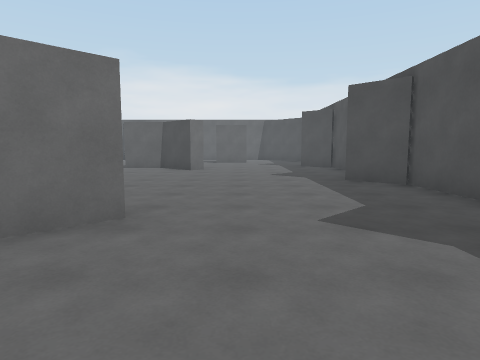
View 1 (above)

19 first-person views from a walk through a 3-D level made in the Unity game engine. The camera is 1.4 m above the floor, tilts 6° down and sees 75° across. The floor is counted in squares, 2 m on a side. Each view is taken from the middle of a square. On the plan, view 1 faces up. The plan holds only what a view shows up to about 10 squares ahead; the rest is blank. The place goes on beyond the plan.

View 2
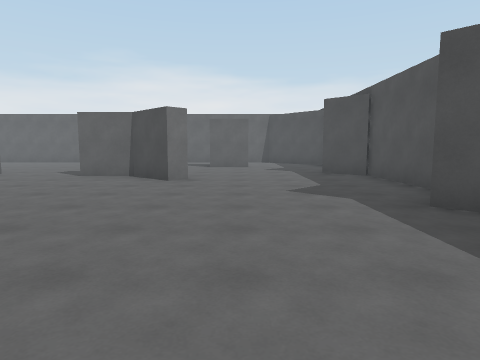

View 3
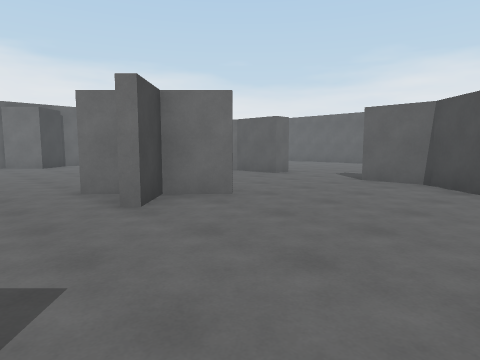

View 4
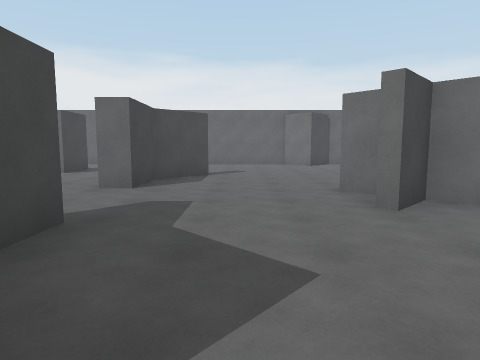

View 5
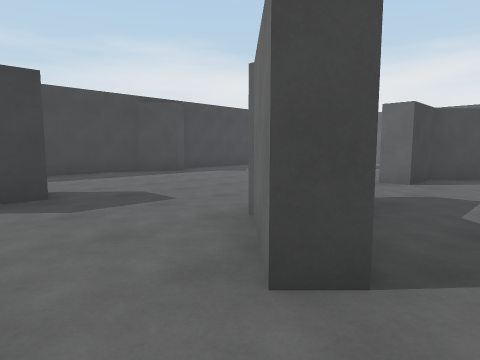

View 6
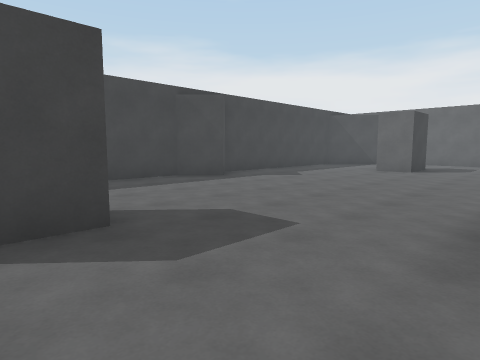

View 7
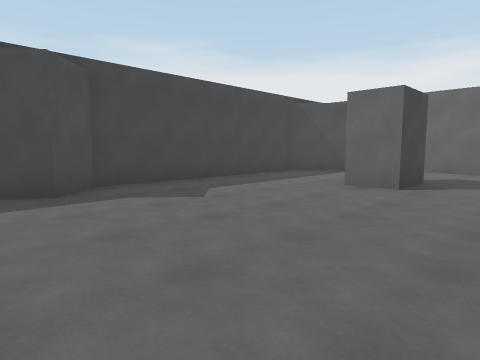

View 8
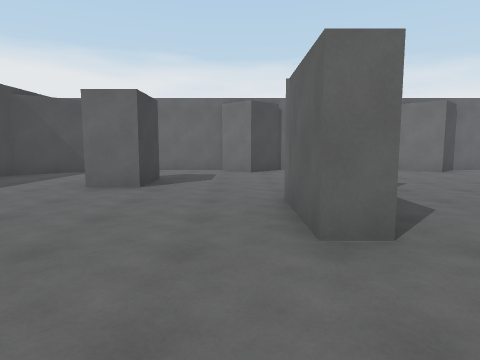

View 9
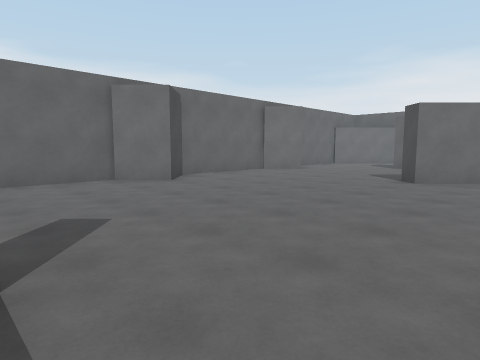

View 10
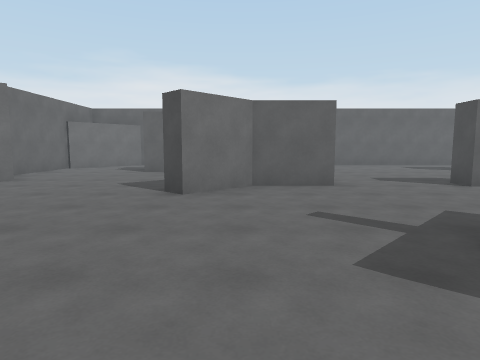

View 11
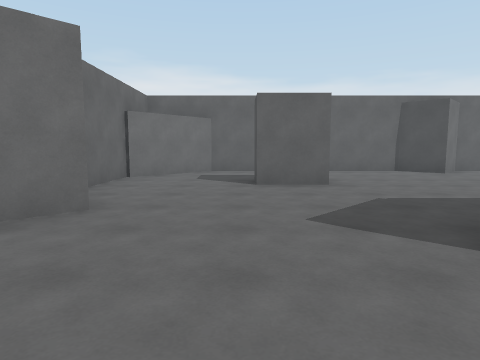

View 12
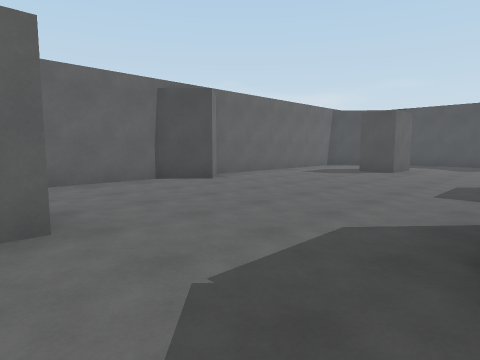

View 13
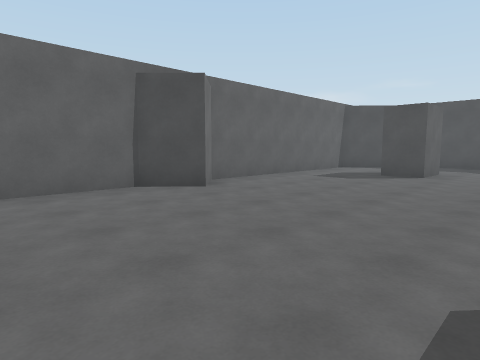

View 14
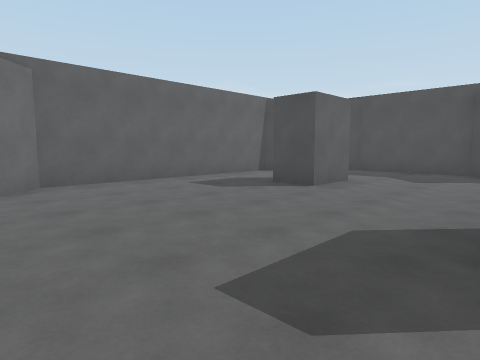

View 15
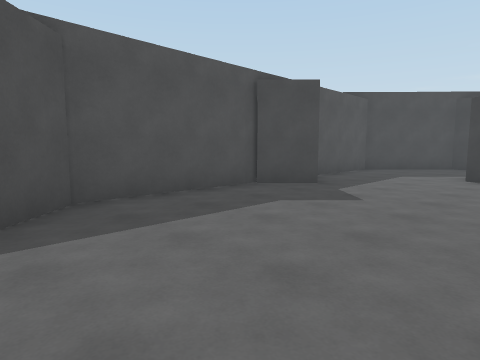

View 16
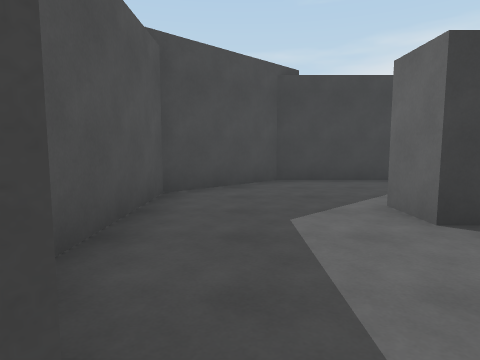

View 17
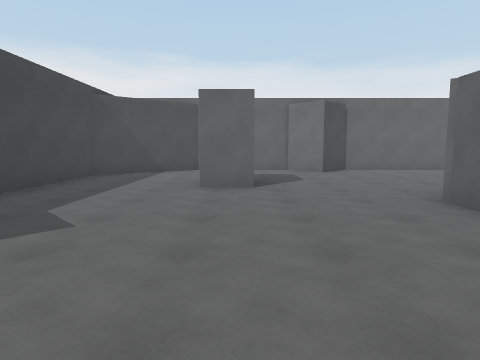

View 18
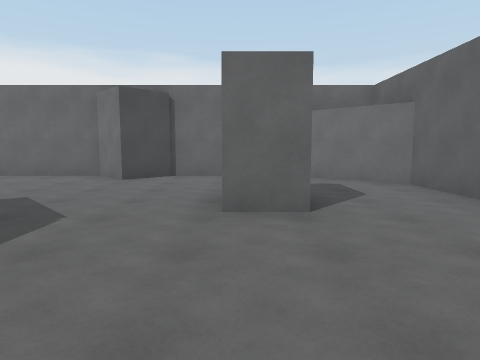

View 19
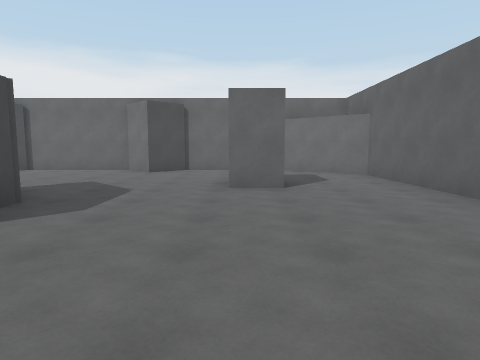

### Floor plan
Points are (right, up) in squares from view 1. A wall is a line through its corners. A room is listed if a view was taken in it or the views show most of it. See-through windows are left out.
Room 1 (views 1, 2, 3, 4, 5, 6, 7, 8, 9, 10, 11, 12, 13, 14, 15, 16, 17, 18, 19)
walls: (-4.4, 7.2) (-5.1, 6.5) (-4.4, 5.7); (-5.5, 6.1) (-6.1, 5.5); (-1.5, 3.5) (-1.1, 3.1) (-2.4, 1.8); (-3.9, 2.4) (-3, 2.4); (-1.1, 9.9) (-1.5, 9.5) (-2.6, 10.6) (-3.9, 10.6) (-3.9, 11.1); (-8.9, 3.3) (-7.8, 2.2) (-6.3, 2.2) (-6.3, 1.6) (-7.9, 1.6); (-6.3, 11.2) (-6.3, 10.6) (-7.9, 10.6); (-7.7, 10.7) (-8.8, 9.6) (-9.3, 10); (-1.1, -0.8) (0.2, -0.8) (0.2, -1.8); (3.2, 8.1) (3.2, 10.6) (2.2, 11.6); (2.2, 1.5) (3.2, 2.5); (3.2, 2.2) (3.2, 5.7) (2.2, 6.7); (0.4, 14) (-1.1, 14) (-1.1, 15); (3.2, 12.4) (3.2, 15.1) (2.9, 15.4); (-10.9, -0.8) (-9.3, -0.8) (-9.3, -1.8); (-9.3, 14.9) (-9.3, 13.8) (-10.7, 13.8) (-10.7, 14.5); (1.4, 17.2) (-4.7, 17.2) (-5.5, 16.4) (-6.3, 17.2) (-11.8, 17.2) (-13.7, 15.1) (-13.7, 12.5) (-12.7, 11.5) (-13.7, 10.5) (-13.7, 7.6) (-12.7, 6.6) (-13.7, 5.7) (-13.7, 2.3) (-12.7, 1.3) (-13.7, 0.3) (-13.7, -2.3) (-11.8, -4.6) (-6, -4.6) (-5.2, -3.8) (-4.4, -4.6) (1.2, -4.6) (3.2, -2.8) (3.2, 0.1)

Positions as (right, up) in squares from view 1, and headings:
1: (0, 0), facing up
2: (0, 3), facing up
3: (-1, 4), facing up-left
4: (-1, 4), facing left
5: (0, 4), facing down-left
6: (0, 2), facing down-left
7: (-4, 1), facing down-left
8: (-4, 1), facing left
9: (-7, 3), facing up-left
10: (-8, 5), facing up
11: (-11, 8), facing up
12: (-10, 11), facing up-right
13: (-9, 12), facing up-right
14: (-6, 11), facing up-right
15: (-1, 7), facing down-right
16: (2, 2), facing down
17: (-4, -1), facing left
18: (-6, 14), facing left
19: (-4, 14), facing left
